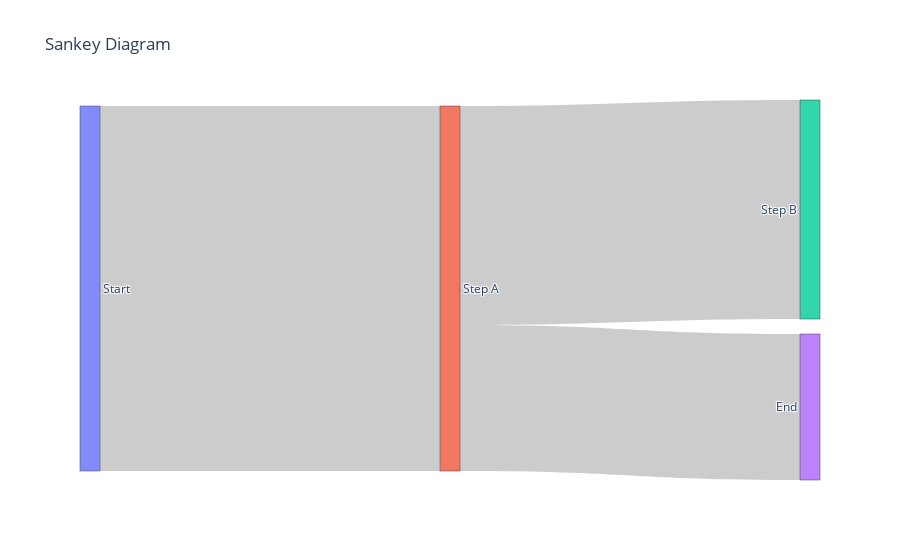

Notebook code cell kept with this figure:
### Markdown cell above
Sankey Diagram

### Code cell
labels = ["Start", "Step A", "Step B", "End"]
source = [0, 1, 1]
target = [1, 2, 3]
values = [10, 6, 4]

fig = go.Figure(go.Sankey(
    node=dict(label=labels, pad=15, thickness=20),
    link=dict(source=source, target=target, value=values)
))
fig.update_layout(title_text="Sankey Diagram", font_size=12)
fig.show()

### Figure 1 — Plotly figure (JSON) as saved in the notebook; plotly's stock layout.template omitted (floating-point values rounded to 4 significant figures)
{"data": [{"link": {"source": [0, 1, 1], "target": [1, 2, 3], "value": [10, 6, 4]}, "node": {"label": ["Start", "Step A", "Step B", "End"], "pad": 15, "thickness": 20}, "type": "sankey"}], "layout": {"font": {"size": 12}, "title": {"text": "Sankey Diagram"}}}
